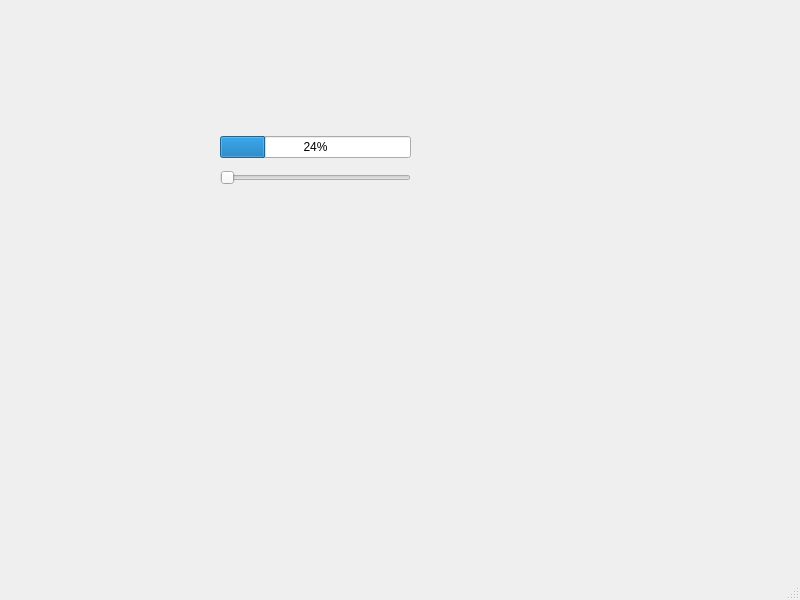
<?xml version="1.0" encoding="UTF-8"?>
<ui version="4.0">
 <class>MainWindow</class>
 <widget class="QMainWindow" name="MainWindow">
  <property name="geometry">
   <rect>
    <x>0</x>
    <y>0</y>
    <width>800</width>
    <height>600</height>
   </rect>
  </property>
  <property name="windowTitle">
   <string>MainWindow</string>
  </property>
  <widget class="QWidget" name="centralwidget">
   <widget class="QWidget" name="">
    <property name="geometry">
     <rect>
      <x>220</x>
      <y>130</y>
      <width>191</width>
      <height>61</height>
     </rect>
    </property>
    <layout class="QVBoxLayout" name="verticalLayout">
     <item>
      <widget class="QProgressBar" name="progressBar">
       <property name="value">
        <number>24</number>
       </property>
      </widget>
     </item>
     <item>
      <widget class="QSlider" name="horizontalSlider">
       <property name="orientation">
        <enum>Qt::Horizontal</enum>
       </property>
      </widget>
     </item>
    </layout>
   </widget>
  </widget>
  <widget class="QMenuBar" name="menubar">
   <property name="geometry">
    <rect>
     <x>0</x>
     <y>0</y>
     <width>800</width>
     <height>24</height>
    </rect>
   </property>
  </widget>
  <widget class="QStatusBar" name="statusbar"/>
 </widget>
 <resources/>
 <connections/>
</ui>
